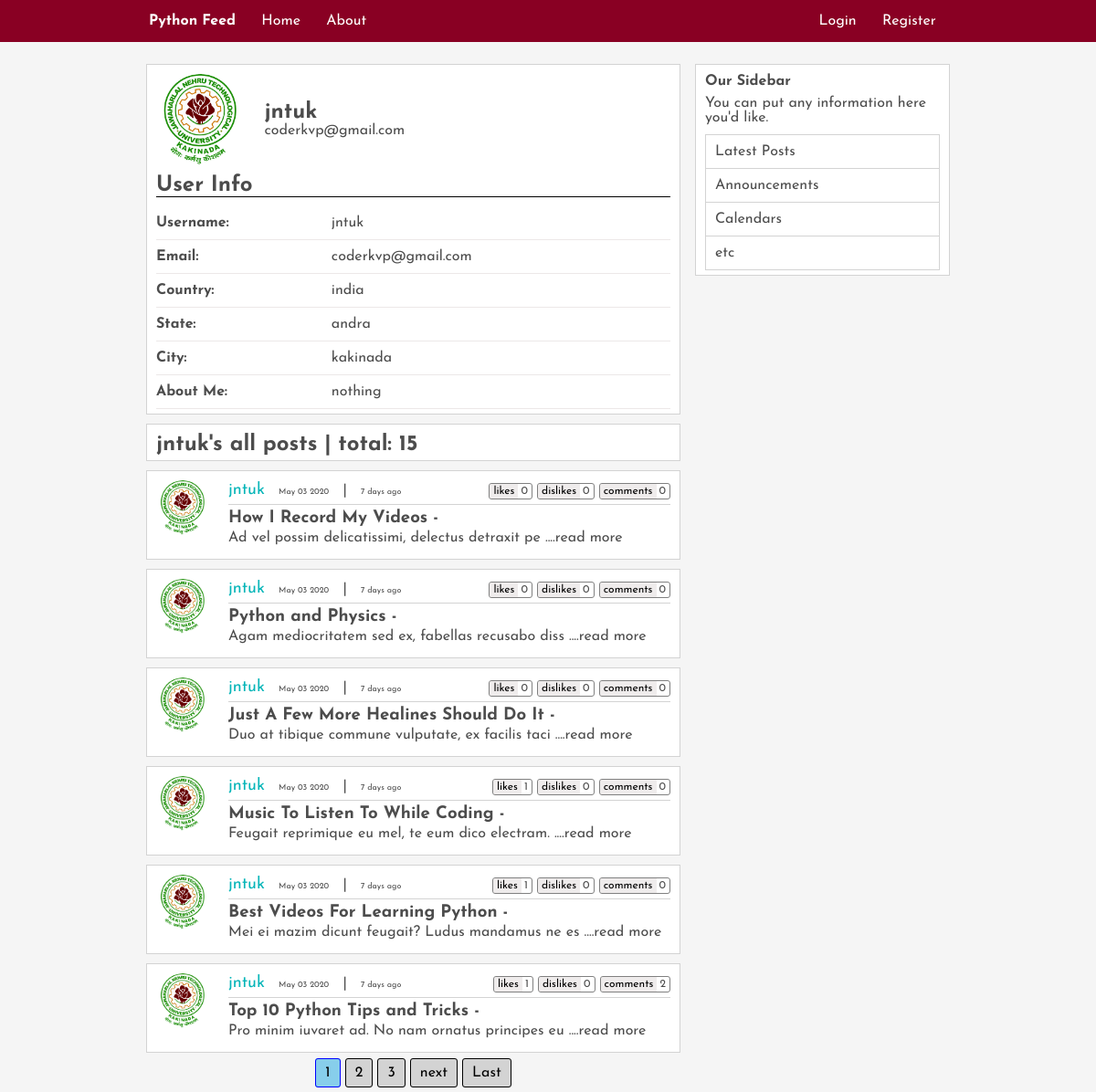
Page /users/jntuk/ on the committed database.
### accounts/models.py (models this page shows, shortened)
class Profile(models.Model):
    user=models.OneToOneField(User,on_delete=models.CASCADE)
    image=models.ImageField(default='default.jpg',upload_to='profile_images')
    country=models.CharField(null=True,blank=True,max_length=20)
    state=models.CharField(null=True,blank=True,max_length=20)
    city=models.CharField(null=True,blank=True,max_length=20)
    about_me=models.CharField(null=True,blank=True,max_length=100)

### mainapp/models.py (models this page shows, shortened)
class Post(models.Model):
    title=models.CharField(max_length=50)
    content=models.TextField()
    date_posted=models.DateTimeField(default=timezone.now)
    post_thumnail=models.ImageField(blank=True,null=True,upload_to='post_thumbnails')
    author=models.ForeignKey(User,on_delete=models.CASCADE,related_name='author')
    upvoted_users=models.ManyToManyField(User,blank=True,related_name='upvote')
    downvoted_users=models.ManyToManyField(User,blank=True,related_name='downvote')
    upvote_count=models.IntegerField(default=0)
    downvote_count=models.IntegerField(default=0)
    comments=models.ManyToManyField(User,through='Comment',through_fields=('post','user'),blank=True,related_name='comments')
    comment_count=models.IntegerField(default=0)
    points=models.IntegerField(default=0)
    tags=models.ManyToManyField(PostTag,blank=True,related_name='posts')
    def time_ago(self):
        tp=self.date_posted
        tn=timezone.now()
        return self.time_calc(tp,tn)
    def time_calc(self,tp,tn):
        if tn.year-tp.year >0:
            return str(tn.year-tp.year) + ' years ago'
        if tn.month-tp.month >0:
            return str(tn.month-tp.month) +' months ago'
        if tn.day-tp.day >0:
            return str(tn.day-tp.day) + ' days ago'

### accounts/views.py (the view)
# urls.py: path('<str:uname>/',ProfileView,name='profile'),
def ProfileView(request,uname):
    try:
        requested_user=User.objects.get(username=str(uname))
        posts=Post.objects.filter(author_id=requested_user.id).order_by('-date_posted')
        total=len(posts)
        for post in posts:
            post.title=post.title[0:38]+' -'
            post.content=post.content[0:49]+' ....'
        paginator=Paginator(posts,6)
        temp=request.GET.get('page')
        print('fine1')
        page_number=1
        if temp !=None:
            page_number=temp
        print('fine3')
        page_obj=paginator.get_page(page_number)
        print('fine4')
        p_r=paginator.page_range
        page_list=[]
        for i in p_r:
            if abs(page_obj.number-i) <=3:
                page_list.append(i)
        print('fine5')
        last=math.ceil(paginator.count/6)
        print('fine2')
        return render(request,'accounts/profile.html',{'title':'Profile','requested_user':requested_user,'page_obj':page_obj,'page_list':page_list,'last':last,'total':total})
    except:
        return render(request,'accounts/pagenotfound.html',{'title':'page not found!'})

### accounts/templates/accounts/profile.html (shortened to what this page needs)
{% extends 'accounts/base.html' %}
{% block content %}
    <div class="blog-main-content">
            <div class="profile-image-container">
                <img src="{{requested_user.profile.image.url}}" class="profile-image large-image" alt="{{requested_user.username}}" title="{{requested_user.username}}">
                <div class="blog-content blog-content-data">
                    <h2>{{requested_user.username}}</h2>
                    <p>{{requested_user.email}}</p>
                </div>
            </div>
            <div class="blog-header">
                <h2>User Info</h2>
            </div>
            <table width="100%" class="profile-table">
                <tr>
                    <td>Username:</td>
                    <td>{{requested_user.username}}</td>
                </tr>
                <tr>
                    <td>Email:</td>
                    <td>{{requested_user.email}}</td>
                </tr>
                {% if requested_user.profile.country %}
                <tr>
                    <td>Country:</td>
                    <td>{{requested_user.profile.country}}</td>
                </tr>
                {%endif %}
                {% if requested_user.profile.state %}
                <tr>
                    <td>State:</td>
                    <td>{{requested_user.profile.state}}</td>
                </tr>
                {%endif %}
                {% if requested_user.profile.city %}
                <tr>
                    <td>City:</td>
                    <td>{{requested_user.profile.city}}</td>
                </tr>
                {%endif %}
                {% if requested_user.profile.about_me %}
                <tr>
                    <td>About Me:</td>
                    <td>{{requested_user.profile.about_me}}</td>
                </tr>
                {%endif %}
            </table>
    </div>
            {% if total > 0%}
                <div class="blog-main-content">
                    <h2>{{ requested_user.username}}'s all posts | total: {{total}}</h2>
                </div>
                {% for post in page_obj%}
                <div class="blog-main-content">
                        <div class="profile-image-container">
                            <img src="{{post.author.profile.image.url}}" class="profile-image small-image"  alt="{{post.author.username}}" title="{{post.author.username}}">
                            <div class="blog-content">
                                <div class="blog-header-post">
                                    <div>
                                    <span class="author-name ">{{ post.author }}</span> &nbsp;
                                    <span class="blog-date">{{ post.date_posted | date:'F d Y' }}</span> &nbsp; | &nbsp;
                                    <span class='blog-date'>{{post.time_ago}}</span>
                                    </div>
                                    <div>
                                    <span class='likes'><span class='like-btn'>likes</span><span class='like-data'>{{ post.upvote_count }}</span></span>
                                    <span class='likes'><span class='like-btn'>dislikes</span><span class='like-data'>{{ post.downvote_count }}</span></span>
                                    <span class='likes'><span class='like-btn'>comments</span><span class='like-data'>{{ post.comment_count }}</span></span>
                                </div>
                                </div>
                                <div>
                                        <a href={% url 'post:post-detail' post.id%} class="normal-link"><h3>{{ post.title}}</h3></a>
                                        <p style='margin-top:4px'>{{ post.content }}<a href="{% url 'post:post-detail' post.id%}" class="normal-link">read more</a></p>
                                </div>
                            </div>
                        </div>
                </div>
                {% endfor%}
                <div class='paginator-container'>
                    {% for num in page_list %}
                            {% if num is page_obj.number %}
                                    <a href='?page={{num}}' class='normal-link btn paginate-active'>{{num}}</a>
                            {% else %}
                                    <a href="?page={{num}}" class='normal-link btn paginate-inactive'>{{num}}</a>
                            {% endif %}
                    {% endfor %}
                    {% if page_obj.has_next %}
                            <a href='?page={{ page_obj.next_page_number }}' class='normal-link btn paginate-inactive'>next</a>
                            <a href='?page={{last}}' class='normal-link btn paginate-inactive'>Last</a>
                    {% endif %}
                </div>
            {%  else %}
            <div class="blog-main-content">
                <h2>{{ requested_user.username}} haven't wrote any post yet!</h2>
            </div>
            {% endif %}
{% endblock content %}

### accounts/templates/accounts/base.html (shortened to what this page needs)
<!DOCTYPE html>
<html lang="en">
{% load static %}
<head>
    <link href={% static 'accounts/style.css' %} rel="stylesheet" type="text/css">
    <link rel="stylesheet" href="{% static 'accounts/register.css'%}" type="text/css">
</head>
<body>
    <div class="navigation-bar">
        <div class="container nav">
            <strong class="nav-element nav-first logo"><a href="{% url 'home' %}">Python Feed</a></strong>
            <p class="nav-element nav-first"><a href="{% url 'home' %}">Home</a></p>
            <p class="nav-element nav-second"><a href="{% url 'about' %}">About</a></p>
            {% if user.is_authenticated %}
            <p class="nav-element nav-first"><a href="{% url 'post:newpost'%}">New Post</a></p>
            <p class="nav-element nav-first"><a href="{% url 'users:profile' user.username %}">Profile</a></p>
            <p class="nav-element nav-first"><a href="{% url 'users:logout' %}">Logout</a></p>
            {% else%}
            <p class="nav-element nav-first"><a href="{% url 'users:login' %}">Login</a></p>
            <p class="nav-element nav-first"><a href="{% url 'users:register' %}">Register</a></p>
            {% endif%}
        </div>
    </div>
    <div class=" main container">
    <div class="main1">
        {% block content %}{% endblock content %}
    </div>
        <div class="main2">
            <div class='blog-main-content'>
                <strong>Our Sidebar</strong>
                <p style='padding-top:8px;'>You can put any information here you'd like.</p>
                <table class="main2-table">
                    <tr><td>Latest Posts</td></tr>
                    <tr><td>Announcements</td></tr>
                    <tr><td>Calendars</td></tr>
                    <tr><td>etc</td></tr>
                </table>
            </div>
        </div>
    </div>
</body>
</html>

### accounts/static/accounts/style.css (style rules this page uses)
* { margin:0px; padding:0px; font-family: 'Josefin Sans', sans-serif; }
body { background-color:whitesmoke; margin:0px; }
.btn { padding:7px 10px; color:white; text-align: center; border:none; outline:none; margin-top:3px; border-radius: 3px; cursor: pointer; }
.container { max-width:900px; margin:0px auto; }
.like-btn { padding:2px 4px; background-color:rgba(223, 216, 216, 0.493); color:black; margin-right:3px; border-radius: 2px 0px 0px 2px; }
.likes { display:inline-block; margin-top:3px; padding:2px 4px 2px 0px; border:1px solid grey; border-radius: 3px; font-size:12px; }
.nav { display:flex; justify-content:space-around; align-items:center; flex-wrap: wrap; padding:15px 0px 15px 0px; }
.nav-second { flex-grow:22; }
.nav-first { flex-grow:1; }
.logo { margin-left:10px; }
.nav-element a { color:white; text-decoration: none; padding:3px; }
.navigation-bar { margin:0px; background-color:#890023; position: fixed; top:0; width:100%; overflow:hidden; }
.main { margin-top:70px; display: flex; justify-content:space-between; align-items: flex-start; color:rgba(0,0,0,.7); }
.main2 { max-width:31%; display:flex; flex-direction: column; margin:0px 10px 0px 5px; }
.main2-table { padding:10px; border:1px solid lightgrey; border-collapse: collapse; margin-top:10px; width: 100%; }
.main2-table tr td { border:1px solid lightgrey; padding:10px; }
.main2 strong { padding: 10px 0px; }
.main1 { display:flex; width:65%; flex-direction: column; justify-content: flex-start; margin:0px 5px 10px 10px; }
.blog-main-content { background-color:#fff; border:1px solid lightgrey; margin:0px 0px 10px 0px; padding:10px 10px 5px 10px; }
.author-name { color:rgb(6, 181, 184); font-weight:400; font-size:18px; }
.normal-link { color:inherit; text-decoration: none; }
.blog-date { font-size:9px; font-weight: 400; }
.blog-header-post { display:flex; justify-content: space-between; align-items: center; flex-wrap: wrap; border-bottom:1px solid lightgrey; padding-bottom:5px; margin-bottom: 5px; }
.paginator-container { margin-top:4px; color:black; margin-bottom: 3px; text-align: center; }
.paginate-inactive { background-color: lightgrey; border:1px solid black; }
.paginate-active { background-color:skyblue; border:1px solid blue; }
.blog-content { width:100%; }
.blog-content-data { margin-top:30px; }

### accounts/static/accounts/register.css (style rules this page uses)
.blog-header { margin-bottom: 5px; border-bottom:1px solid black; }
.profile-image-container { display:flex; justify-content: flex-start; align-items: flex-start; margin-bottom: 10px; }
.profile-image { border-radius: 50%; margin-right:20px; }
.large-image { width: 100px; height: 100px; }
.small-image { width: 60px; height: 60px; }
.profile-table tr td { padding-bottom:10px; padding-top:10px; border-bottom:1px solid rgb(236, 232, 232); }
.profile-table { margin-top:10px; border-collapse: collapse; }
.profile-table tr td:first-child { font-weight: bold; }

### rows in the picture
Post: author.profile.image (picture), author "jntuk", date_posted "May 03 2020", time_ago "7 days ago", upvote_count "0", downvote_count "0", comment_count "0", title "How I Record My Videos -", content "Ad vel possim delicatissimi, delectus detraxit pe ...."
Post: author.profile.image (picture), author "jntuk", date_posted "May 03 2020", time_ago "7 days ago", upvote_count "0", downvote_count "0", comment_count "0", title "Python and Physics -", content "Agam mediocritatem sed ex, fabellas recusabo diss ...."
Post: author.profile.image (picture), author "jntuk", date_posted "May 03 2020", time_ago "7 days ago", upvote_count "0", downvote_count "0", comment_count "0", title "Just A Few More Healines Should Do It -", content "Duo at tibique commune vulputate, ex facilis taci ...."
Post: author.profile.image (picture), author "jntuk", date_posted "May 03 2020", time_ago "7 days ago", upvote_count "1", downvote_count "0", comment_count "0", title "Music To Listen To While Coding -", content "Feugait reprimique eu mel, te eum dico electram. ...."
Post: author.profile.image (picture), author "jntuk", date_posted "May 03 2020", time_ago "7 days ago", upvote_count "1", downvote_count "0", comment_count "0", title "Best Videos For Learning Python -", content "Mei ei mazim dicunt feugait? Ludus mandamus ne es ...."
Post: author.profile.image (picture), author "jntuk", date_posted "May 03 2020", time_ago "7 days ago", upvote_count "1", downvote_count "0", comment_count "2", title "Top 10 Python Tips and Tricks -", content "Pro minim iuvaret ad. No nam ornatus principes eu ...."

### other values in the picture
{{ requested_user.username }} "jntuk"
{{ requested_user.email }} "coderkvp@gmail.com"
{{ requested_user.profile.country }} "india"
{{ requested_user.profile.state }} "andra"
{{ requested_user.profile.city }} "kakinada"
{{ requested_user.profile.about_me }} "nothing"
{{ total }} "15"
{{ num }} "1"
{{ num }} "2" "3"
